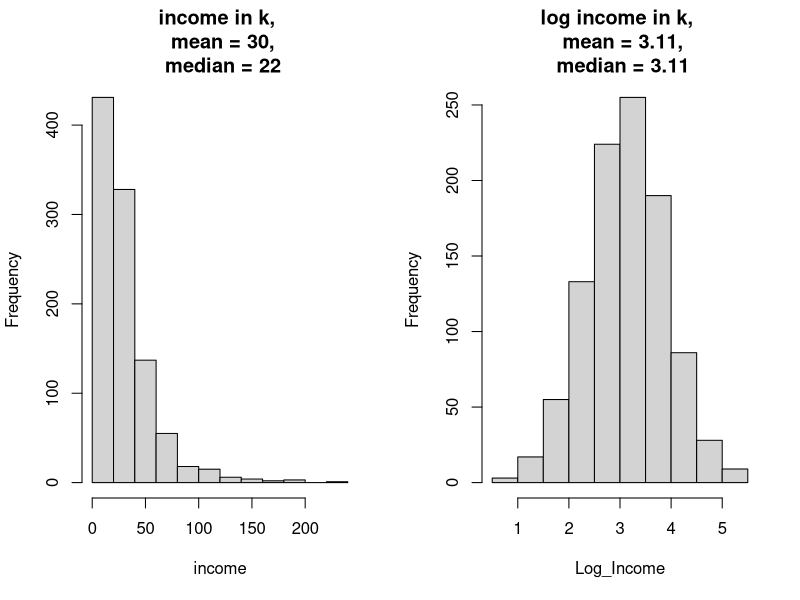

R code for this plot:

# Part 4-2
# Log transformation of continous varaible with outliers 



# Preperation - Create income varialbe from beta distribution 
# INCOME 
m = 30
v = 700
sig2 = log(v + m^2) - 2*log(m)
mu = log(m) - sig2 / 2 
income = exp(rnorm(1000, mu, sqrt(sig2)))






# Check mean and median of the original and log transformed variable
mean(income)
median(income)

Log_Income <- log(income)

mean(Log_Income)
median(Log_Income)

par(mfrow = c(1,2))
hist(income, main = "income in k, \n mean = 30,\n median = 22")
hist(Log_Income, main = "log income in k, \n mean = 3.11,\n median = 3.11")
par(mfrow = c(1,1))


median(exp(Log_Income))
exp(median(Log_Income))


mean(exp(Log_Income))
exp(mean(Log_Income))


#Confidence Interval 
se <- {sd(Log_Income)/sqrt(1000)}
mean(Log_Income) + qt(df = 1000-1, p = 0.975)*se
mean(Log_Income) - qt(df = 1000-1, p = 0.975)*se





